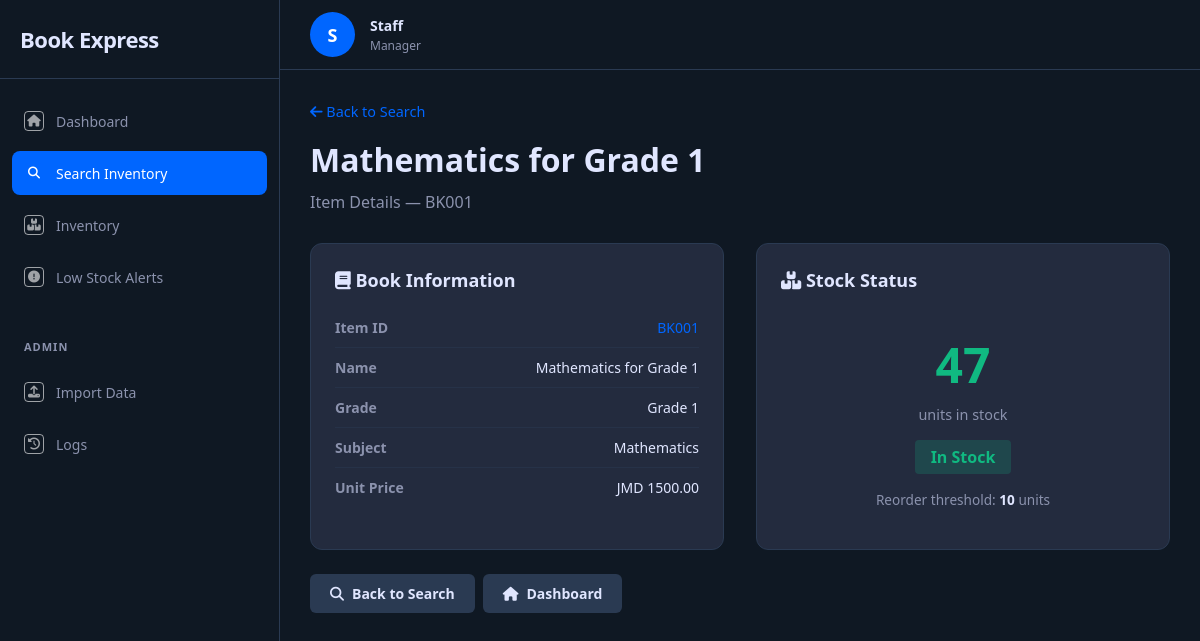
The page /item/BK001 on the database as committed earlier.
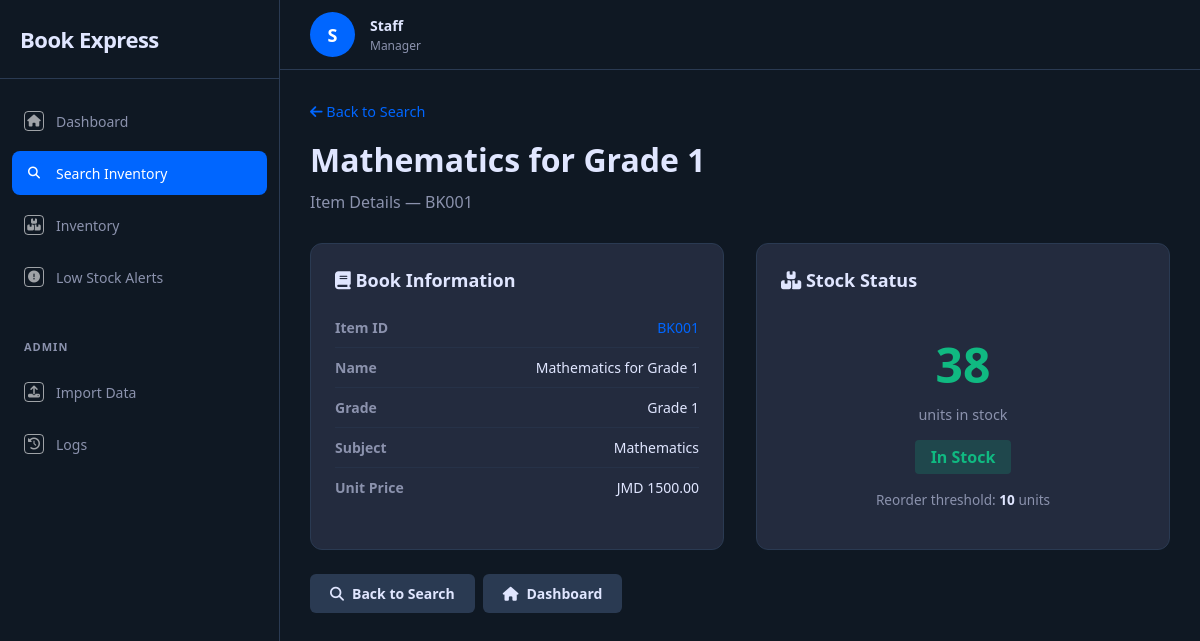
The same page on the database as committed later.
### tables this page shows
CREATE TABLE inventory_item (
            item_id TEXT PRIMARY KEY,
            item_name TEXT NOT NULL,
            unit_price REAL NOT NULL DEFAULT 0.0,
            stock_quantity INTEGER NOT NULL DEFAULT 0,
            reorder_threshold INTEGER NOT NULL DEFAULT 5,
            grade TEXT,
            subject TEXT,
            availability_status TEXT DEFAULT 'In Stock'
        );

### app.py (the view)
@app.route("/item/<item_id>")
def item_detail(item_id):
    boundary = ItemDetailView()
    details = boundary.display_details(item_id)
    if details is None:
        flash(f"Item '{item_id}' not found.", "error")
        return redirect(url_for("search_page"))
    return render_template("item_detail.html", item=details)

### boundaries/ItemDetailView.py (called while the page is built)
    def display_details(self, item_id: str, user_id: str = "staff_001"):
        controller = SearchController()
        self.current_item = controller.get_item_details(item_id, user_id)
        return self.current_item

### controllers/SearchController.py (called while the page is built)
    def get_item_details(self, item_id: str, user_id: str = "staff_001") -> dict:
        item = InventoryItem.find_by_id(item_id)
        if item is None:
            return None
        audit = AuditLog(
            user_id=user_id,
            action="view_item_details",
            details=f"Viewed: {item_id} ({item.item_name})"
        )
        audit.create_entry()
        return item.get_details()

### database.py (called while the page is built)
def get_connection():
    conn = sqlite3.connect(DB_PATH)
    conn.row_factory = sqlite3.Row
    conn.execute("PRAGMA foreign_keys = ON")
    return conn

### entities/AuditLog.py (called while the page is built)
    def create_entry(self) -> None:
        conn = get_connection()
        cursor = conn.execute("""
            INSERT INTO audit_log (timestamp, user_id, action, details)
            VALUES (?, ?, ?, ?)
        """, (self.timestamp, self.user_id, self.action, self.details))
        self.log_id = cursor.lastrowid
        conn.commit()
        conn.close()
        AuditLog.logs.append(self)

### templates/item_detail.html (shortened to what this page needs)
{% extends "base.html" %}
{% set active_page = 'search' %}
{% block content %}
<div style="margin-bottom:1rem"><a href="/search" style="color:var(--primary-color);text-decoration:none;font-size:.9rem"><i class="fas fa-arrow-left"></i> Back to Search</a></div>
<div class="section-header">
    <h1>{{ item.item_name }}</h1>
    <p>Item Details &mdash; {{ item.item_id }}</p>
</div>
<div class="detail-grid">
    <div class="detail-card">
        <h2><i class="fas fa-book"></i> Book Information</h2>
        <div class="detail-row"><span class="detail-label">Item ID</span><span class="detail-value" style="color:var(--primary-color)">{{ item.item_id }}</span></div>
        <div class="detail-row"><span class="detail-label">Name</span><span class="detail-value">{{ item.item_name }}</span></div>
        <div class="detail-row"><span class="detail-label">Grade</span><span class="detail-value">{{ item.grade }}</span></div>
        <div class="detail-row"><span class="detail-label">Subject</span><span class="detail-value">{{ item.subject }}</span></div>
        <div class="detail-row"><span class="detail-label">Unit Price</span><span class="detail-value">JMD {{ "%.2f"|format(item.unit_price) }}</span></div>
    </div>
    <div class="detail-card">
        <h2><i class="fas fa-boxes"></i> Stock Status</h2>
        <div style="text-align:center;padding:1rem 0">
            <div class="stock-display {% if item.stock_quantity == 0 %}out-of-stock{% elif item.stock_quantity <= item.reorder_threshold %}low-stock{% else %}in-stock{% endif %}">{{ item.stock_quantity }}</div>
            <div style="font-size:.9rem;color:var(--text-secondary);margin-bottom:1rem">units in stock</div>
            {% if item.availability_status == "Out of Stock" %}<span class="badge badge-red" style="font-size:1rem;padding:6px 16px">Out of Stock</span>
            {% elif item.availability_status == "Low Stock" %}<span class="badge badge-yellow" style="font-size:1rem;padding:6px 16px">Low Stock</span>
            {% else %}<span class="badge badge-green" style="font-size:1rem;padding:6px 16px">In Stock</span>{% endif %}
            <div style="margin-top:1rem;font-size:.85rem;color:var(--text-secondary)">Reorder threshold: <strong style="color:var(--text-primary)">{{ item.reorder_threshold }}</strong> units</div>
        </div>
    </div>
</div>
<div style="display:flex;gap:.5rem;margin-top:1.5rem">
    <a href="/search" class="btn-secondary"><i class="fas fa-search"></i> Back to Search</a>
    <a href="/" class="btn-secondary"><i class="fas fa-home"></i> Dashboard</a>
</div>
{% endblock %}

Rows that differ between the two databases and show on the page:
changed inventory_item "Mathematics for Grade 1": stock_quantity "47" → "38"
